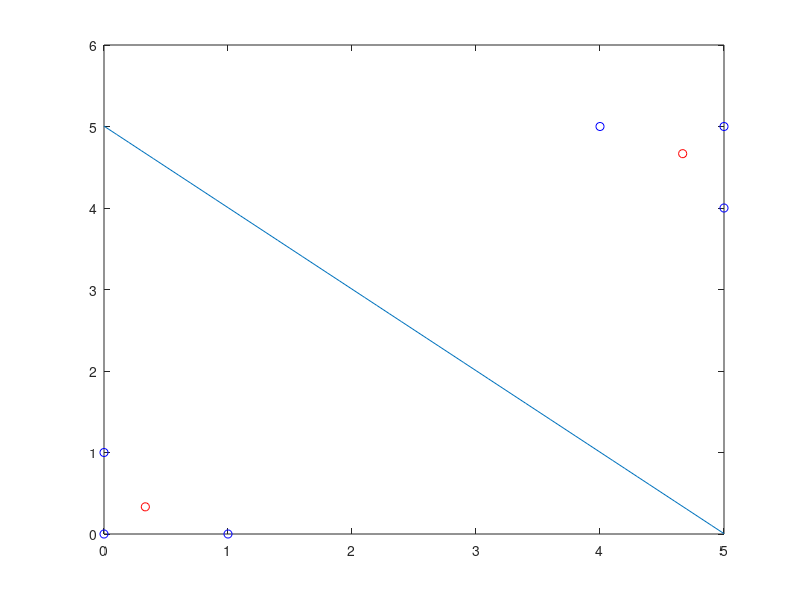

This chart was generated by the following MATLAB code:
x = [ 0 0; 0 1; 1 0; 4 5; 5 5; 5 4];
m = zeros(2,2);
m(1) = (x(1) + x(2) + x(3)) / 3;
m(2) = (x(4) + x(5) + x(6)) / 3;
m(3) = (x(7) + x(8) + x(9)) / 3;
m(4) = (x(10) + x(11) + x(12)) / 3;

fn = [ m(1) m(3) -0.5*(m(1)*m(1) + m(3)*m(3));
       m(2) m(4) -0.5*(m(2)*m(2) + m(4)*m(4)) ];

x1 = [0:0.1:5];
x2 = (-21.67 + 4.33 * x1) / -4.33;

figure;
plot(x(:,1), x(:,2), 'ob');
hold on
plot(m(:,2), m(:,2), 'or');
plot(x1, x2);
hold off
